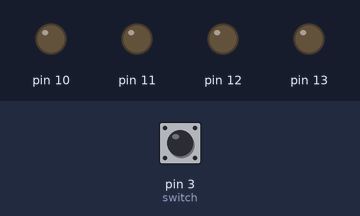
Simulated run of this sketch. Board: Arduino Uno, built with avr-gcc and run on an emulated ATmega328P. Parts: output pins drawn as LEDs (lit = HIGH). Inputs (shaded band) come from the test bench; at power-on: pin 3 (switch) HIGH.

Above: at 1.8 s.
1.9 s: pin 3 (switch) pulled LOW for 0.6 s
At 3.5 s:
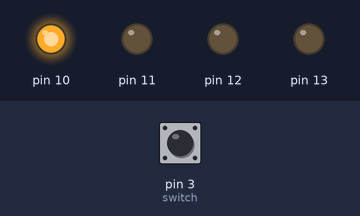
4.0 s: pin 3 (switch) pulled LOW for 1 s
At 5.4 s:
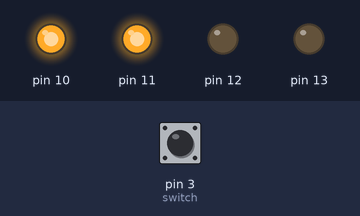
6.5 s: pin 3 (switch) pulled LOW for 0.6 s
At 8.2 s:
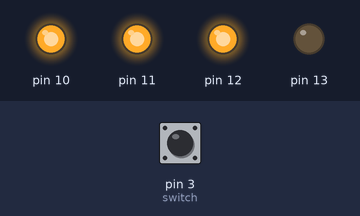
8.6 s: pin 3 (switch) pulled LOW for 3.2 s
At 13.0 s:
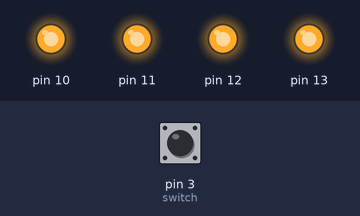
Timing chart, 0 to 14.3 s (numbered marks = the images above; inputs shaded):
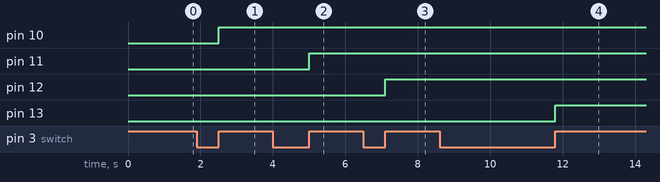

Measured:
- after the input at 1.9 s, pin 10: LOW → HIGH after 0.60 s
- after the input at 4.0 s, pin 11: LOW → HIGH after 1.0 s
- after the input at 6.5 s, pin 12: LOW → HIGH after 0.60 s
- after the input at 8.6 s, pin 13: LOW → HIGH after 3.2 s

The sketch:

sketch_nov07c.ino
```cpp
#define switch 3

int n=0;
int i;
void setup() {
  pinMode(switch, INPUT);
  pinMode(10, OUTPUT);
  pinMode(11, OUTPUT);
  pinMode(12, OUTPUT);
  pinMode(13, OUTPUT);
}

void loop() {
	if(digitalRead(switch)==LOW){
		n++;
	}
	while(digitalRead(switch)==LOW){
		if(digitalRead(switch)==HIGH){
			break;
		}
	}
	if(n==1){
		digitalWrite(10, HIGH);
	}else if(n==2){
		digitalWrite(11, HIGH);
	}else if(n==3){
		digitalWrite(12, HIGH);
	}else if(n==4){
		digitalWrite(13, HIGH);
	}else{
		n=0;
		for(i=10;i<=13;i++){
			digitalWrite(i, LOW);
		}
	}
	delay(1000);
}
```
